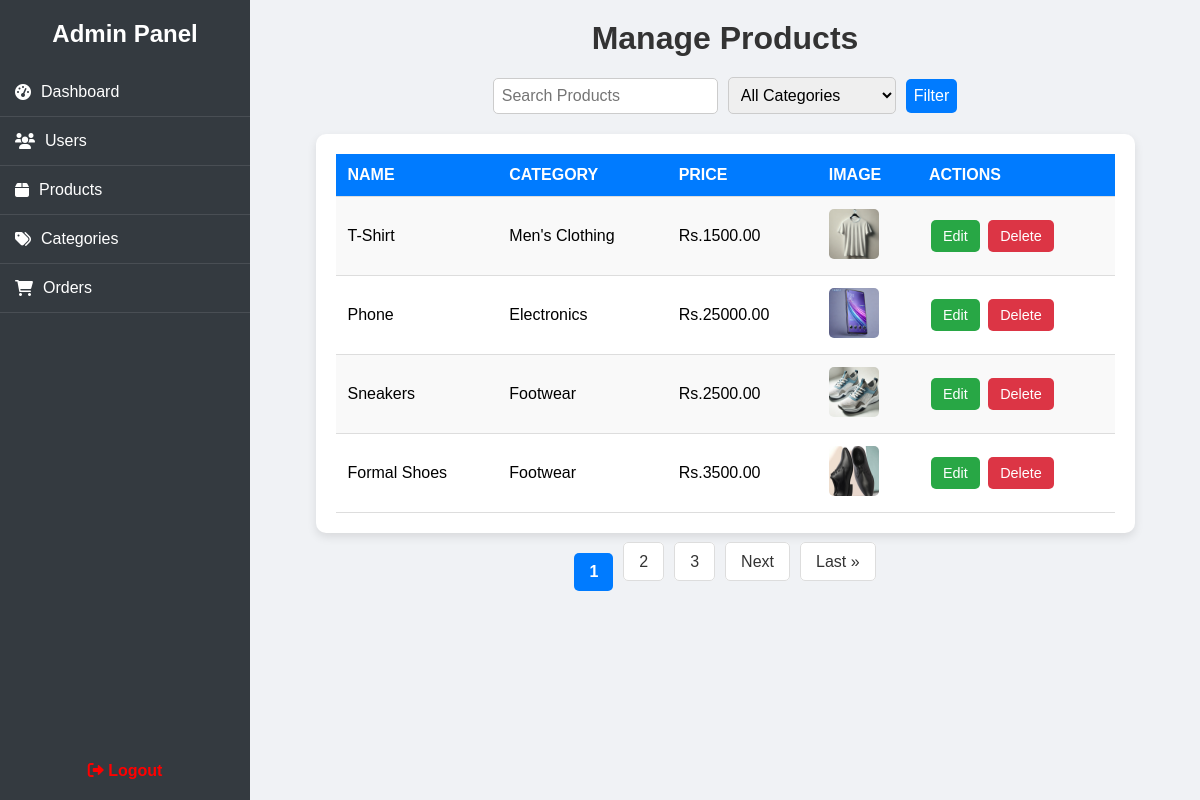
The page /accounts/manage_products/ (signed in) on the database its author committed.
### accounts/models.py (models this page shows, shortened)
class Product(models.Model):
    name=models.CharField(max_length=255)
    description=models.TextField()
    price=models.DecimalField(max_digits=10,decimal_places=2)
    category=models.ForeignKey(Category,on_delete=models.CASCADE)
    image=models.ImageField(upload_to='product_images/')

class Category(models.Model):
    name=models.CharField(max_length=255)

### accounts/views.py (the view)
# urls.py: path("manage_products/", manage_products, name="manage_products"),
@login_required
def manage_products(request):
    query = request.GET.get("search")
    category_filter = request.GET.get("category")
    products = Product.objects.all()
    if query:
        products = products.filter(name__icontains=query)
    if category_filter:
        products = products.filter(category_id=category_filter)
    paginator = Paginator(products, 4)  # Show 10 products per page
    page = request.GET.get("page")
    try:
        products = paginator.page(page)
    except PageNotAnInteger:
        products = paginator.page(1)
    except EmptyPage:
        products = paginator.page(paginator.num_pages)
    categories = Category.objects.all()
    return render(request, 'accounts/manage_products.html', {
        'products': products,
        'categories': categories
    })

### accounts/context_processors.py (called while the page is built)
def category_list(request):
    categories = Category.objects.all()
    return {"categories": categories}

### accounts/templates/accounts/manage_products.html (shortened to what this page needs)
{% extends "accounts/admin_dashboard.html" %}
{% block content %}
    <h2 class="page-title">Manage Products</h2>
    <form method="GET" class="filter-form">
        <input type="text" name="search" placeholder="Search Products" value="{{ request.GET.search }}">
        <select name="category">
            <option value="">All Categories</option>
        </select>
        <button type="submit">Filter</button>
    </form>
    <div class="table-container">
        <table class="product-table">
            <tr>
                <th>Name</th>
                <th>Category</th>
                <th>Price</th>
                <th>Image</th>
                <th>Actions</th>
            </tr>
            {% for product in products %}
            <tr>
                <td>{{ product.name }}</td>
                <td>{{ product.category.name }}</td>
                <td>Rs.{{ product.price }}</td>
                <td>
                    {% if product.image %}
                        <img src="{{ product.image.url }}" alt="{{ product.name }}" class="product-image">
                    {% else %}
                        No Image
                    {% endif %}
                </td>
                <td>
                    <a href="{% url 'edit_product' product.id %}" class="edit-btn">Edit</a>
                    <a href="{% url 'delete_product' product.id %}" class="delete-btn">Delete</a>
                </td>
            </tr>
            {% empty %}
            <tr>
                <td colspan="4" class="no-products">No products available</td>
            </tr>
            {% endfor %}
        </table>
    </div>
    {% if products.has_other_pages %}
    <ul class="pagination">
        {% for num in products.paginator.page_range %}
            {% if products.number == num %}
                <li class="active">{{ num }}</li>
            {% elif num > products.number|add:"-3" and num < products.number|add:"3" %}
                <li><a href="?page={{ num }}{% if request.GET.search %}&search={{ request.GET.search }}{% endif %}{% if request.GET.category %}&category={{ request.GET.category }}{% endif %}">{{ num }}</a></li>                {% endif %}
        {% endfor %}
        {% if products.has_next %}
            <li><a href="?page={{ products.next_page_number }}{% if request.GET.search %}&search={{ request.GET.search }}{% endif %}{% if request.GET.category %}&category={{ request.GET.category }}{% endif %}">Next</a></li>
            <li><a href="?page={{ products.paginator.num_pages }}{% if request.GET.search %}&search={{ request.GET.search }}{% endif %}{% if request.GET.category %}&category={{ request.GET.category }}{% endif %}">Last &raquo;</a></li>
        {% endif %}
    </ul>
    {% endif %}
{% endblock %}

### accounts/templates/accounts/manage_products.html (style rules this page uses)
body { font-family: Arial, sans-serif; background: #f4f4f4; margin: 0; padding: 0; }
.page-title { text-align: center; font-size: 2rem; font-weight: bold; margin-bottom: 20px; color: #333; animation: fadeIn 1s ease-in-out; }
.table-container { max-width: 90%; margin: 0 auto; background: #fff; padding: 20px; box-shadow: 0 4px 10px rgba(0, 0, 0, 0.1); border-radius: 10px; animation: slideUp 1s ease-in-out; overflow-x: auto; }
.product-table { width: 100%; border-collapse: collapse; font-size: 1rem; }
.product-table th, .product-table td { padding: 12px; border-bottom: 1px solid #ddd; text-align: left; }
.product-table th { background: #007bff; color: white; text-transform: uppercase; font-weight: bold; }
.product-table tr:nth-child(even) { background: #f9f9f9; }
.product-image { width: 50px; height: 50px; object-fit: cover; border-radius: 5px; transition: transform 0.3s ease; }
.filter-form { display: flex; justify-content: center; align-items: center; gap: 10px; margin-bottom: 20px; flex-wrap: wrap; }
.filter-form input, .filter-form select, .filter-form button { padding: 8px; font-size: 1rem; border: 1px solid #ccc; border-radius: 5px; }
.filter-form button { background: #007bff; color: white; border: none; cursor: pointer; }
.edit-btn, .delete-btn { padding: 8px 12px; font-size: 0.9rem; border-radius: 5px; text-decoration: none; display: inline-block; text-align: center; margin: 2px; transition: 0.3s ease; }
.edit-btn { background: #28a745; color: white; }
.delete-btn { background: #dc3545; color: white; }
.pagination { display: flex; justify-content: center; margin: 20px 0; list-style: none; }
.pagination li { margin: 0 5px; }
.pagination a { padding: 10px 15px; border: 1px solid #ddd; background: white; text-decoration: none; color: #333; border-radius: 5px; transition: background 0.3s ease-in-out; }
.pagination .active { font-weight: bold; background: #007bff; color: white; padding: 10px 15px; border-radius: 5px; }

### accounts/templates/accounts/admin_dashboard.html (style rules this page uses)
* { margin: 0; padding: 0; box-sizing: border-box; font-family: 'Arial', sans-serif; }
body { display: flex; background: #f0f2f5; }

### rows shown on the page
Product: name "T-Shirt", category.name "Men's Clothing", price "1500.00", image (picture)
Product: name "Phone", category.name "Electronics", price "25000.00", image (picture)
Product: name "Sneakers", category.name "Footwear", price "2500.00", image (picture)
Product: name "Formal Shoes", category.name "Footwear", price "3500.00", image (picture)

### other values the page prints
{{ num }} "1"
{{ num }} "2" "3"
